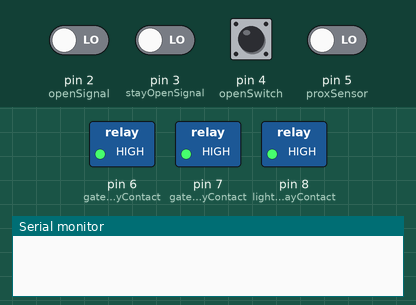
Bench run of a sketch on a simulated Arduino Uno, built with avr-gcc and run on an emulated ATmega328P. Shown: switched loads named in the sketch (green lamp = pin HIGH), the last lines printed to the serial monitor. The test bench sets the inputs (shaded band); at power-on: pin 2 (openSignal), pin 3 (stayOpenSignal), pin 4 (openSwitch), pin 5 (proxSensor) LOW.

Above: at 1.2 s.
1.3 s: pin 2 (openSignal) driven HIGH
At 3.1 s:
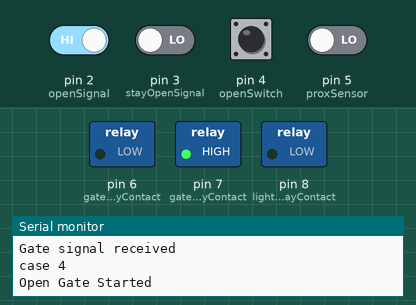
4.3 s: pin 3 (stayOpenSignal) driven HIGH
At 7.1 s:
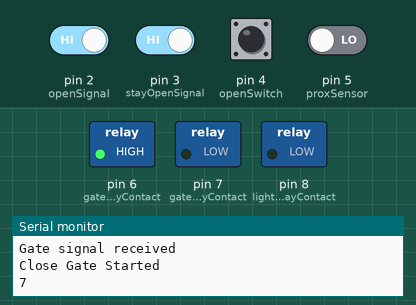
7.3 s: pin 3 (stayOpenSignal) driven LOW
At 7.7 s:
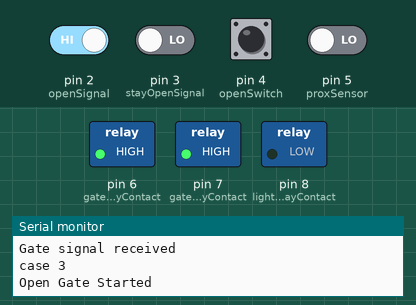
10.3 s: pin 4 (openSwitch) pulled HIGH for 1 s
At 10.8 s:
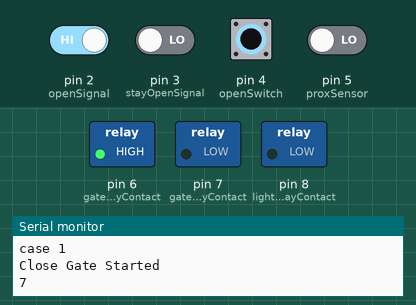
12.8 s: pin 2 (openSignal) driven LOW
At 15.6 s:
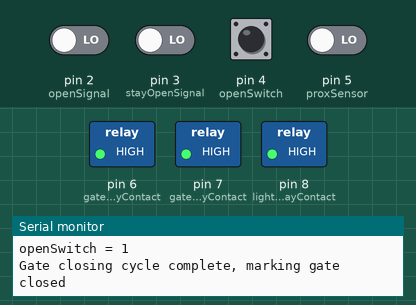
Timing chart, 0 to 16.8 s (numbered marks = the images above; inputs shaded):
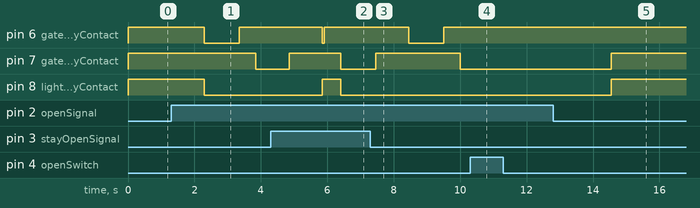

Measured:
- after the input at 1.3 s, pin 6 (gateOpenRelayContact): HIGH → LOW after 1.0 s, → HIGH 1.1 s later; pin 7 (gateCloseRelayContact): HIGH → LOW after 2.6 s; pin 8 (lightRelayContact): HIGH → LOW after 1.0 s
- after the input at 4.3 s, pin 7 (gateCloseRelayContact): LOW → HIGH after 0.55 s instead of 0.60 s; pin 8 (lightRelayContact): LOW → HIGH after 1.6 s, → LOW 0.55 s later
- after the input at 7.3 s, pin 8 (lightRelayContact): stays LOW (without the input it goes to HIGH after 1.1 s)
- after the input at 10.3 s, pin 6 (gateOpenRelayContact): stays HIGH (without the input it goes to LOW after 1.8 s); pin 7 (gateCloseRelayContact): stays LOW (without the input it goes to HIGH after 0.76 s)
- after the input at 12.8 s, pin 6 (gateOpenRelayContact): stays HIGH (without the input it goes to LOW after 2.8 s); pin 8 (lightRelayContact): goes on until 14.6 s, then stays HIGH

The sketch:

v9.ino
```cpp
// 03/04/2021 Jason Marshall
const int openSignal = 2; // this is an analog signal from the liftmaster unit set to open
const int stayOpenSignal = 3; // this is an analog signal from the liftmaster unit that will force the gate to stay open
const int openSwitch = 4; // this is an anolog signal from a magnetic switch on the gate that is used to determine if the gate is open or closed position
const int proxSensor = 5; // this is an anolog signal from a PIR sensor mounted on the inside to allow vehicles to leave without a remote
const int gateOpenRelayContact = 6; // used to close an external relay that is connected to the open circuit on the ram
const int gateCloseRelayContact = 7; // used to close an external relay that is connected to the close circuit on the ram
const int lightRelayContact = 8; // the light turns on when the gate is open, opening, or closing
long unsigned startOpenMillis = 0; // counter used to auto close the gate after xx seconds
long unsigned startCounter = 0;
long unsigned proxStartCounter = 0;
int position = 4;
int forceOpen = 0;
int prox =0;
/*
 * 1= opening
 * 2= open
 * 3= closing
 * 4= closed
 */
void setup()
{
  pinMode(gateOpenRelayContact, OUTPUT); // initialize all the pins to default values
  pinMode(gateCloseRelayContact, OUTPUT);
  pinMode(lightRelayContact, OUTPUT);
  pinMode(openSwitch, INPUT);
  pinMode(openSignal, INPUT);
  pinMode(stayOpenSignal, INPUT);
  pinMode(proxSensor, INPUT);
  digitalWrite(gateCloseRelayContact, HIGH);
  digitalWrite(gateOpenRelayContact, HIGH);
  digitalWrite(lightRelayContact, HIGH);
  digitalWrite(openSwitch, LOW);
  position = 4;
  Serial.begin(9600);
}
// returns the value used in 'position' to save the state of the gate
int openGate(){
  Serial.println("Open Gate Started");
  //if (digitalRead(gateCloseRelayContact) == LOW){
    digitalWrite(gateCloseRelayContact, HIGH);
    delay(1000);
  //}
  digitalWrite(gateOpenRelayContact, LOW);
  startOpenMillis = millis(); // begins the counter to auto-close the gate
  startCounter = millis();
  digitalWrite(lightRelayContact, LOW);
  return 1;
}

int closeGate(){
  Serial.println("Close Gate Started");
  Serial.println(gateCloseRelayContact);
  //if (digitalRead(gateOpenRelayContact == LOW)){
    digitalWrite(gateOpenRelayContact, HIGH);
    delay(500);
  //}
  digitalWrite(gateCloseRelayContact, LOW);
  digitalWrite(lightRelayContact, LOW);
  return 3;
}

// main loop
void loop(){
// determine if gate is fully open
if (position == 1 && (millis() - startOpenMillis > 18000)){
  Serial.println("Open cycle complete, marking gate open");
  digitalWrite(gateOpenRelayContact, HIGH);
  position = 2;
  digitalWrite(lightRelayContact, LOW);
}

// Determine if gate is fully closed following the close cycle
if (position == 3 && digitalRead(openSwitch) == HIGH){
  Serial.println("openSwitch = " + String(digitalRead(openSwitch)));
  Serial.println("Gate closing cycle complete, marking gate closed");
  delay(3500);
  digitalWrite(gateCloseRelayContact, HIGH);
  position = 4;
  digitalWrite(lightRelayContact, HIGH);
}

// monitor for remote signal
if ((digitalRead(openSignal) == HIGH)) {
  Serial.println("Gate signal received");
  if(forceOpen == 1){
    forceOpen = 0;
    position = closeGate();
  } else {
  switch(position) {
    case 1 :
    Serial.println("case 1");
      position = closeGate();
      break;
    case 2 :
    Serial.println("case 2");
      position = closeGate();
      break;
    case 3 :
    Serial.println("case 3");
      position = openGate();
      break;
    case 4 :
    Serial.println("case 4");
      position = openGate();
      break;
    };
  }
  delay(1000);
  prox = 2;
}

// monitor for forced open signal
if ((digitalRead(stayOpenSignal)) == HIGH){
  Serial.println("Forced open signal received");
  if (forceOpen == 0){
    forceOpen = 1;
    position = openGate();
  }
  else {
    forceOpen = 0;
  }
}

// Proximity sensor
// The prox sensor will keep the internal relay closed for about 4 seconds
// and this causes problems when pushing the remote close button when you leave
// as the relay is still closed causing the gate to remain open.

// prox:
// 0 = off/nothing
// 1 = opening
// 2 = hold becuase gate opener was pushed

if (digitalRead(proxSensor) == HIGH && prox != 2 && (position == 3 || position == 4)) {
  Serial.println("Prox sensor received, opening gate");
  //position = openGate();
  prox = 1;
  proxStartCounter = millis();
  }
if (prox == 1){
  Serial.println("prox = 1 and opening gate");
  position = openGate();
}
if (position == 1 || position ==2){
  Serial.println("reset prox variable to 0");
  prox = 0;
}


// Auto close
if (position == 2 && forceOpen == 0){
  if (millis() - startCounter > 120000){
    Serial.println("Auto close time exceeded");
    position = closeGate();
    }
  }

// Turn light off
if (digitalRead(lightRelayContact) == HIGH && position == 4){
  digitalWrite(lightRelayContact, HIGH);
  }
if (forceOpen == 1){
  digitalWrite(lightRelayContact, HIGH);
}
delay(50);
}
```
